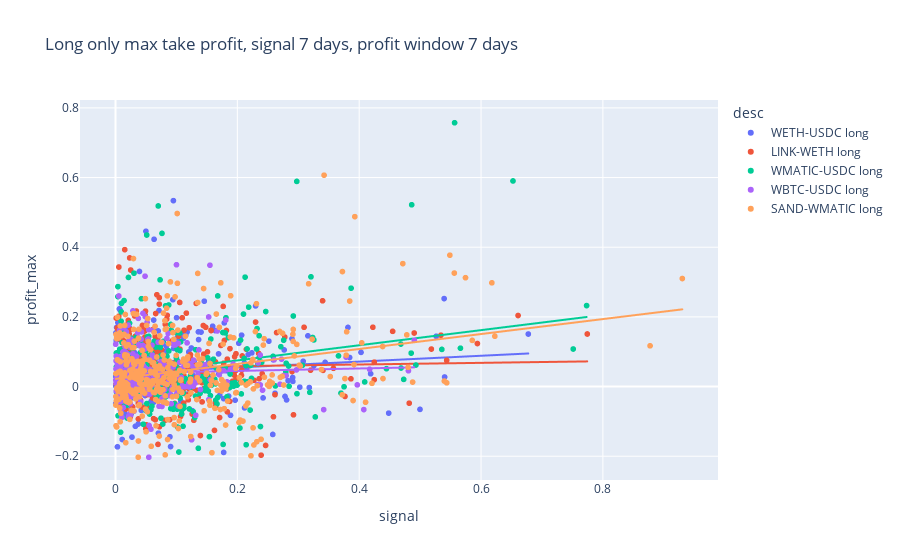
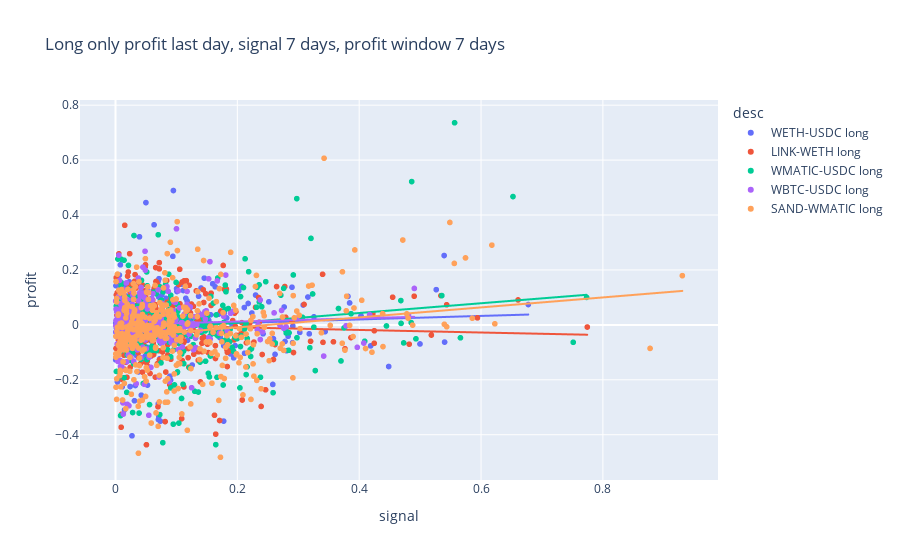
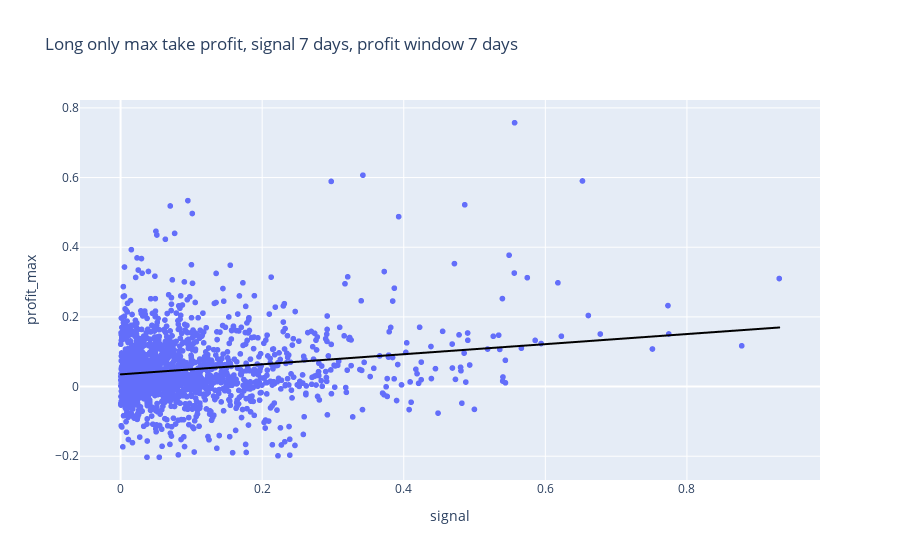
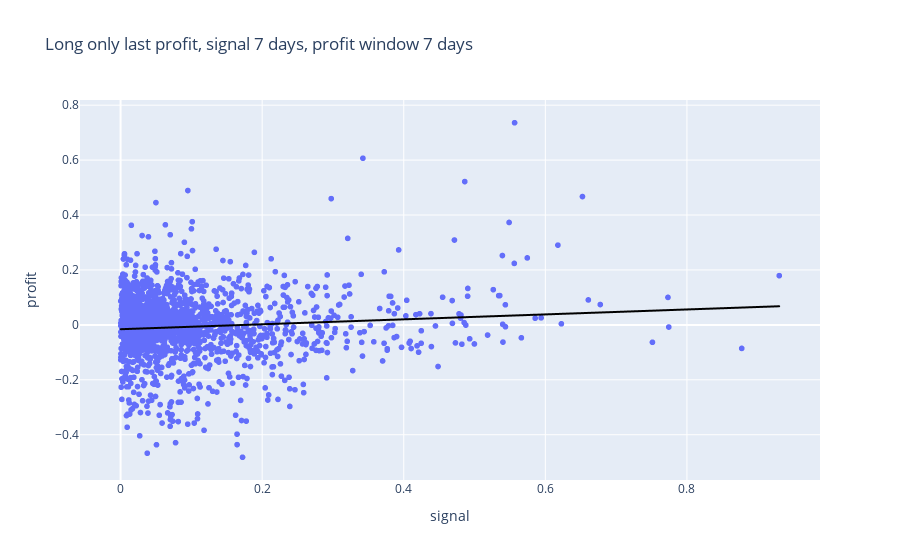

Here is the notebook cell these charts were saved with, in order:
### Markdown cell above
### Long only vs. short 

Examine trade types separately to better see if one side is clearly superior.

### Code cell
df_long_only = df.loc[df["side"] == "long"]

fig = px.scatter(
    df_long_only, 
    x="signal", 
    y="profit_max", 
    trendline="ols", 
    color="desc", 
    title=f"Long only max take profit, signal {signal_window_label}, profit window {profit_window_label}",

)
fig.show()

fig = px.scatter(
    df_long_only, 
    x="signal", 
    y="profit", 
    trendline="ols", 
    color="desc", 
    title=f"Long only profit last day, signal {signal_window_label}, profit window {profit_window_label}"
)
fig.show()

fig = px.scatter(
    df_long_only, 
    x="signal", 
    y="profit_max", 
    trendline="ols", 
    trendline_color_override="black", 
    title=f"Long only max take profit, signal {signal_window_label}, profit window {profit_window_label}"
)
fig.show()

fig = px.scatter(
    df_long_only, 
    x="signal", 
    y="profit", 
    trendline="ols", 
    trendline_color_override="black", 
    title=f"Long only last profit, signal {signal_window_label}, profit window {profit_window_label}"
)
fig.show()

### Figure 1 — Plotly figure (JSON) as saved in the notebook; plotly's stock layout.template omitted (floating-point values rounded to 4 significant figures; data arrays with more than 128 entries replaced by an {"elided": "..."} marker saying what was removed)
{"data": [{"hovertemplate": "desc=WETH-USDC long<br>signal=%{x}<br>profit_max=%{y}<extra></extra>", "legendgroup": "WETH-USDC long", "marker": {"color": "#636efa", "symbol": "circle"}, "mode": "markers", "name": "WETH-USDC long", "showlegend": true, "type": "scattergl", "x": {"elided": "349 float values"}, "xaxis": "x", "y": {"elided": "349 float values"}, "yaxis": "y"}, {"hovertemplate": "<b>OLS trendline</b><br>profit_max = 0.0840459 * signal + 0.0379354<br>R<sup>2</sup>=0.010626<br><br>desc=WETH-USDC long<br>signal=%{x}<br>profit_max=%{y} <b>(trend)</b><extra></extra>", "legendgroup": "WETH-USDC long", "marker": {"color": "#636efa", "symbol": "circle"}, "mode": "lines", "name": "WETH-USDC long", "showlegend": false, "type": "scattergl", "x": {"elided": "349 float values"}, "xaxis": "x", "y": {"elided": "349 float values"}, "yaxis": "y"}, {"hovertemplate": "desc=LINK-WETH long<br>signal=%{x}<br>profit_max=%{y}<extra></extra>", "legendgroup": "LINK-WETH long", "marker": {"color": "#EF553B", "symbol": "circle"}, "mode": "markers", "name": "LINK-WETH long", "showlegend": true, "type": "scattergl", "x": {"elided": "344 float values"}, "xaxis": "x", "y": {"elided": "344 float values"}, "yaxis": "y"}, {"hovertemplate": "<b>OLS trendline</b><br>profit_max = 0.0237562 * signal + 0.0537662<br>R<sup>2</sup>=0.000886<br><br>desc=LINK-WETH long<br>signal=%{x}<br>profit_max=%{y} <b>(trend)</b><extra></extra>", "legendgroup": "LINK-WETH long", "marker": {"color": "#EF553B", "symbol": "circle"}, "mode": "lines", "name": "LINK-WETH long", "showlegend": false, "type": "scattergl", "x": {"elided": "344 float values"}, "xaxis": "x", "y": {"elided": "344 float values"}, "yaxis": "y"}, {"hovertemplate": "desc=WMATIC-USDC long<br>signal=%{x}<br>profit_max=%{y}<extra></extra>", "legendgroup": "WMATIC-USDC long", "marker": {"color": "#00cc96", "symbol": "circle"}, "mode": "markers", "name": "WMATIC-USDC long", "showlegend": true, "type": "scattergl", "x": {"elided": "347 float values"}, "xaxis": "x", "y": {"elided": "347 float values"}, "yaxis": "y"}, {"hovertemplate": "<b>OLS trendline</b><br>profit_max = 0.217396 * signal + 0.0315054<br>R<sup>2</sup>=0.056139<br><br>desc=WMATIC-USDC long<br>signal=%{x}<br>profit_max=%{y} <b>(trend)</b><extra></extra>", "legendgroup": "WMATIC-USDC long", "marker": {"color": "#00cc96", "symbol": "circle"}, "mode": "lines", "name": "WMATIC-USDC long", "showlegend": false, "type": "scattergl", "x": {"elided": "347 float values"}, "xaxis": "x", "y": {"elided": "347 float values"}, "yaxis": "y"}, {"hovertemplate": "desc=WBTC-USDC long<br>signal=%{x}<br>profit_max=%{y}<extra></extra>", "legendgroup": "WBTC-USDC long", "marker": {"color": "#ab63fa", "symbol": "circle"}, "mode": "markers", "name": "WBTC-USDC long", "showlegend": true, "type": "scattergl", "x": {"elided": "343 float values"}, "xaxis": "x", "y": {"elided": "343 float values"}, "yaxis": "y"}, {"hovertemplate": "<b>OLS trendline</b><br>profit_max = 0.0351514 * signal + 0.0378088<br>R<sup>2</sup>=0.001645<br><br>desc=WBTC-USDC long<br>signal=%{x}<br>profit_max=%{y} <b>(trend)</b><extra></extra>", "legendgroup": "WBTC-USDC long", "marker": {"color": "#ab63fa", "symbol": "circle"}, "mode": "lines", "name": "WBTC-USDC long", "showlegend": false, "type": "scattergl", "x": {"elided": "343 float values"}, "xaxis": "x", "y": {"elided": "343 float values"}, "yaxis": "y"}, {"hovertemplate": "desc=SAND-WMATIC long<br>signal=%{x}<br>profit_max=%{y}<extra></extra>", "legendgroup": "SAND-WMATIC long", "marker": {"color": "#FFA15A", "symbol": "circle"}, "mode": "markers", "name": "SAND-WMATIC long", "showlegend": true, "type": "scattergl", "x": {"elided": "401 float values"}, "xaxis": "x", "y": {"elided": "401 float values"}, "yaxis": "y"}, {"hovertemplate": "<b>OLS trendline</b><br>profit_max = 0.214633 * signal + 0.0219399<br>R<sup>2</sup>=0.072601<br><br>desc=SAND-WMATIC long<br>signal=%{x}<br>profit_max=%{y} <b>(trend)</b><extra></extra>", "legendgroup": "SAND-WMATIC long", "marker": {"color": "#FFA15A", "symbol": "circle"}, "mode": "lines", "name": "SAND-WMATIC long", "showlegend": false, "type": "scattergl", "x": {"elided": "401 float values"}, "xaxis": "x", "y": {"elided": "401 float values"}, "yaxis": "y"}], "layout": {"legend": {"title": {"text": "desc"}, "tracegroupgap": 0}, "title": {"text": "Long only max take profit, signal 7 days, profit window 7 days"}, "xaxis": {"anchor": "y", "domain": [0, 1], "title": {"text": "signal"}}, "yaxis": {"anchor": "x", "domain": [0, 1], "title": {"text": "profit_max"}}}}

### Figure 2 — Plotly figure (JSON) as saved in the notebook; plotly's stock layout.template omitted (floating-point values rounded to 4 significant figures; data arrays with more than 128 entries replaced by an {"elided": "..."} marker saying what was removed)
{"data": [{"hovertemplate": "desc=WETH-USDC long<br>signal=%{x}<br>profit=%{y}<extra></extra>", "legendgroup": "WETH-USDC long", "marker": {"color": "#636efa", "symbol": "circle"}, "mode": "markers", "name": "WETH-USDC long", "showlegend": true, "type": "scattergl", "x": {"elided": "349 float values"}, "xaxis": "x", "y": {"elided": "349 float values"}, "yaxis": "y"}, {"hovertemplate": "<b>OLS trendline</b><br>profit = 0.0642316 * signal + -0.00588694<br>R<sup>2</sup>=0.003933<br><br>desc=WETH-USDC long<br>signal=%{x}<br>profit=%{y} <b>(trend)</b><extra></extra>", "legendgroup": "WETH-USDC long", "marker": {"color": "#636efa", "symbol": "circle"}, "mode": "lines", "name": "WETH-USDC long", "showlegend": false, "type": "scattergl", "x": {"elided": "349 float values"}, "xaxis": "x", "y": {"elided": "349 float values"}, "yaxis": "y"}, {"hovertemplate": "desc=LINK-WETH long<br>signal=%{x}<br>profit=%{y}<extra></extra>", "legendgroup": "LINK-WETH long", "marker": {"color": "#EF553B", "symbol": "circle"}, "mode": "markers", "name": "LINK-WETH long", "showlegend": true, "type": "scattergl", "x": {"elided": "344 float values"}, "xaxis": "x", "y": {"elided": "344 float values"}, "yaxis": "y"}, {"hovertemplate": "<b>OLS trendline</b><br>profit = -0.0466447 * signal + 0.000244761<br>R<sup>2</sup>=0.002055<br><br>desc=LINK-WETH long<br>signal=%{x}<br>profit=%{y} <b>(trend)</b><extra></extra>", "legendgroup": "LINK-WETH long", "marker": {"color": "#EF553B", "symbol": "circle"}, "mode": "lines", "name": "LINK-WETH long", "showlegend": false, "type": "scattergl", "x": {"elided": "344 float values"}, "xaxis": "x", "y": {"elided": "344 float values"}, "yaxis": "y"}, {"hovertemplate": "desc=WMATIC-USDC long<br>signal=%{x}<br>profit=%{y}<extra></extra>", "legendgroup": "WMATIC-USDC long", "marker": {"color": "#00cc96", "symbol": "circle"}, "mode": "markers", "name": "WMATIC-USDC long", "showlegend": true, "type": "scattergl", "x": {"elided": "347 float values"}, "xaxis": "x", "y": {"elided": "347 float values"}, "yaxis": "y"}, {"hovertemplate": "<b>OLS trendline</b><br>profit = 0.177651 * signal + -0.0278096<br>R<sup>2</sup>=0.028970<br><br>desc=WMATIC-USDC long<br>signal=%{x}<br>profit=%{y} <b>(trend)</b><extra></extra>", "legendgroup": "WMATIC-USDC long", "marker": {"color": "#00cc96", "symbol": "circle"}, "mode": "lines", "name": "WMATIC-USDC long", "showlegend": false, "type": "scattergl", "x": {"elided": "347 float values"}, "xaxis": "x", "y": {"elided": "347 float values"}, "yaxis": "y"}, {"hovertemplate": "desc=WBTC-USDC long<br>signal=%{x}<br>profit=%{y}<extra></extra>", "legendgroup": "WBTC-USDC long", "marker": {"color": "#ab63fa", "symbol": "circle"}, "mode": "markers", "name": "WBTC-USDC long", "showlegend": true, "type": "scattergl", "x": {"elided": "343 float values"}, "xaxis": "x", "y": {"elided": "343 float values"}, "yaxis": "y"}, {"hovertemplate": "<b>OLS trendline</b><br>profit = 0.059245 * signal + 0.000264231<br>R<sup>2</sup>=0.003126<br><br>desc=WBTC-USDC long<br>signal=%{x}<br>profit=%{y} <b>(trend)</b><extra></extra>", "legendgroup": "WBTC-USDC long", "marker": {"color": "#ab63fa", "symbol": "circle"}, "mode": "lines", "name": "WBTC-USDC long", "showlegend": false, "type": "scattergl", "x": {"elided": "343 float values"}, "xaxis": "x", "y": {"elided": "343 float values"}, "yaxis": "y"}, {"hovertemplate": "desc=SAND-WMATIC long<br>signal=%{x}<br>profit=%{y}<extra></extra>", "legendgroup": "SAND-WMATIC long", "marker": {"color": "#FFA15A", "symbol": "circle"}, "mode": "markers", "name": "SAND-WMATIC long", "showlegend": true, "type": "scattergl", "x": {"elided": "401 float values"}, "xaxis": "x", "y": {"elided": "401 float values"}, "yaxis": "y"}, {"hovertemplate": "<b>OLS trendline</b><br>profit = 0.181842 * signal + -0.0455087<br>R<sup>2</sup>=0.035534<br><br>desc=SAND-WMATIC long<br>signal=%{x}<br>profit=%{y} <b>(trend)</b><extra></extra>", "legendgroup": "SAND-WMATIC long", "marker": {"color": "#FFA15A", "symbol": "circle"}, "mode": "lines", "name": "SAND-WMATIC long", "showlegend": false, "type": "scattergl", "x": {"elided": "401 float values"}, "xaxis": "x", "y": {"elided": "401 float values"}, "yaxis": "y"}], "layout": {"legend": {"title": {"text": "desc"}, "tracegroupgap": 0}, "title": {"text": "Long only profit last day, signal 7 days, profit window 7 days"}, "xaxis": {"anchor": "y", "domain": [0, 1], "title": {"text": "signal"}}, "yaxis": {"anchor": "x", "domain": [0, 1], "title": {"text": "profit"}}}}

### Figure 3 — Plotly figure (JSON) as saved in the notebook; plotly's stock layout.template omitted (floating-point values rounded to 4 significant figures; data arrays with more than 128 entries replaced by an {"elided": "..."} marker saying what was removed)
{"data": [{"hovertemplate": "signal=%{x}<br>profit_max=%{y}<extra></extra>", "legendgroup": "", "marker": {"color": "#636efa", "symbol": "circle"}, "mode": "markers", "name": "", "showlegend": false, "type": "scattergl", "x": {"elided": "1784 float values"}, "xaxis": "x", "y": {"elided": "1784 float values"}, "yaxis": "y"}, {"hovertemplate": "<b>OLS trendline</b><br>profit_max = 0.144638 * signal + 0.0349535<br>R<sup>2</sup>=0.030932<br><br>signal=%{x}<br>profit_max=%{y} <b>(trend)</b><extra></extra>", "legendgroup": "", "line": {"color": "black"}, "marker": {"color": "#636efa", "symbol": "circle"}, "mode": "lines", "name": "", "showlegend": false, "type": "scattergl", "x": {"elided": "1784 float values"}, "xaxis": "x", "y": {"elided": "1784 float values"}, "yaxis": "y"}], "layout": {"legend": {"tracegroupgap": 0}, "title": {"text": "Long only max take profit, signal 7 days, profit window 7 days"}, "xaxis": {"anchor": "y", "domain": [0, 1], "title": {"text": "signal"}}, "yaxis": {"anchor": "x", "domain": [0, 1], "title": {"text": "profit_max"}}}}

### Figure 4 — Plotly figure (JSON) as saved in the notebook; plotly's stock layout.template omitted (floating-point values rounded to 4 significant figures; data arrays with more than 128 entries replaced by an {"elided": "..."} marker saying what was removed)
{"data": [{"hovertemplate": "signal=%{x}<br>profit=%{y}<extra></extra>", "legendgroup": "", "marker": {"color": "#636efa", "symbol": "circle"}, "mode": "markers", "name": "", "showlegend": false, "type": "scattergl", "x": {"elided": "1784 float values"}, "xaxis": "x", "y": {"elided": "1784 float values"}, "yaxis": "y"}, {"hovertemplate": "<b>OLS trendline</b><br>profit = 0.0898264 * signal + -0.0157407<br>R<sup>2</sup>=0.008085<br><br>signal=%{x}<br>profit=%{y} <b>(trend)</b><extra></extra>", "legendgroup": "", "line": {"color": "black"}, "marker": {"color": "#636efa", "symbol": "circle"}, "mode": "lines", "name": "", "showlegend": false, "type": "scattergl", "x": {"elided": "1784 float values"}, "xaxis": "x", "y": {"elided": "1784 float values"}, "yaxis": "y"}], "layout": {"legend": {"tracegroupgap": 0}, "title": {"text": "Long only last profit, signal 7 days, profit window 7 days"}, "xaxis": {"anchor": "y", "domain": [0, 1], "title": {"text": "signal"}}, "yaxis": {"anchor": "x", "domain": [0, 1], "title": {"text": "profit"}}}}
